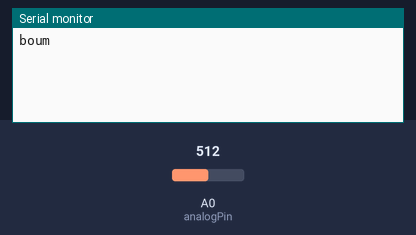
The sketch below on a simulated Arduino Uno, built with avr-gcc and run on an emulated ATmega328P. On the bench: the last lines printed to the serial monitor. The test bench sets the inputs (shaded band); at power-on: A0 (analogPin) = 512.

Above: at 1.2 s.
1.3 s: A0 (analogPin) set to 306
At 2.5 s:
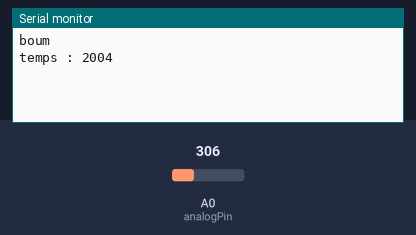
4.3 s: A0 (analogPin) set to 511
At 5.4 s:
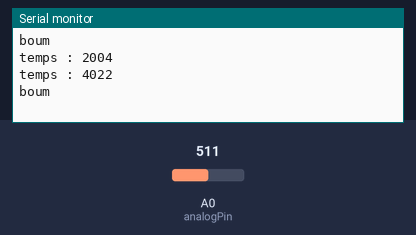
Timing chart, 0 to 7.3 s (numbered marks = the images above; inputs shaded):
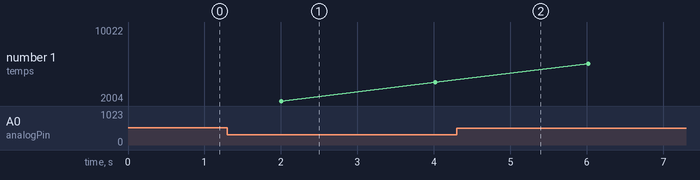

Measured:
- after the input at 1.3 s, the serial monitor: prints a new line after 0.71 s (image 1)
- after the input at 4.3 s, the serial monitor: prints a new line at once (image 2)
- plotted number 1: 4022 → 10022 after the input at 4.3 s

The sketch:

FINAL.ino
```cpp
int analogPin=0;
bool passage;

float battement;
float battement_moyen;
float bpm_10_sec;
float bpm_moyen;

int seconde=10; //Initialisation des variables globales

float tempsPasse = 0;

float timeTemps = 0;

void setup() {
  Serial.begin(9600);

}


void loop() {

int valeur = analogRead(analogPin); //On implémente les valeurs reçu part le pin A0 dans la variable valeur
float tension=valeur * (5.0/1023.0); //opération pour changer l'échelle (avoir une tension lisible)


 if (tension>=1.5)  //Si la pin A0 récupére une tension supérieur à 1.5 V alors...
 {

  if (passage == false) //b sert à ce que battement et battement_moyen ne s'incrémente qu'une fois quand tension >= 1.5
  {

    battement++;  //battement toutes les 10 secondes
    battement_moyen++;  //battement moyen pour tout le temps
    passage=true;
    Serial.println("boum");

    delay(20);

  }
 }
 else
 {
  passage=false;  //les battements peuvent de nuveau s'incrémenter
  delay(20);
 }

if(millis() >= (timeTemps +10000))  //dés que 10 secondes se passent...
{
  timeTemps = millis(); //on remplace timeTemps par le temps du programme, ce qui permet de recommencer cette boucle toute les 1 secondes

  Serial.print("BPM au bout de 10 secondes: ");
  bpm_10_sec=(battement/10)*60; //on calcul les BPM pour les 10 derniéres secondes
  Serial.println(bpm_10_sec);
  battement=0;  //on réinitialise battement pour reprendre les nouveaux battements des 10 prochaines secondes

  Serial.print("BPM moyen: ");
  bpm_moyen=(battement_moyen/seconde)*60; //on calcul les BPM moyens pour tout le programme, on ne la réinitialise donc pas
  Serial.println(bpm_moyen);

  seconde+=10;  //variables qui permet de calculer les BPM moyens toutes les 10 secondes

}

if(millis() >= tempsPasse + 2000) //condition qui permet d'afficher le temps toutes les 2 secondes
{
 tempsPasse = millis();
 Serial.print("temps : ");
 Serial.println(millis());
}

}
```
